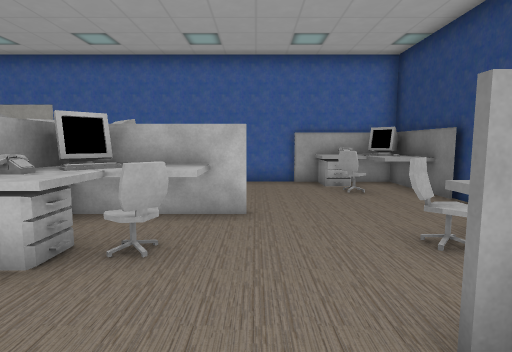
view 1 (above)

24 first-person views from a walk through a 3-D level made in the Unity game engine. The camera is 1.3 m above the floor, tilts 6° down and sees 80° across. The floor is counted in squares, 1 m on a side. Each view is taken from the middle of a square. On the plan, view 1 faces up. The plan holds only what a view shows up to about 14 squares ahead; the rest is blank. The place goes on beyond the plan. The player character is not drawn. Some animated figures are left out. Some surface patterns are stand-ins.

view 2
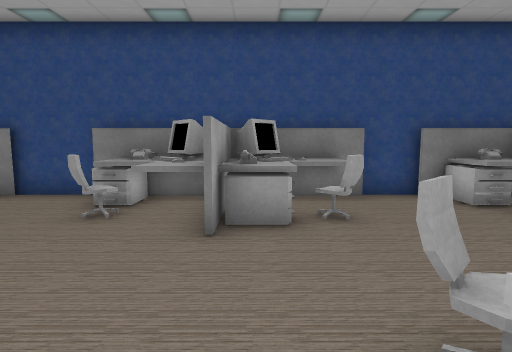

view 3
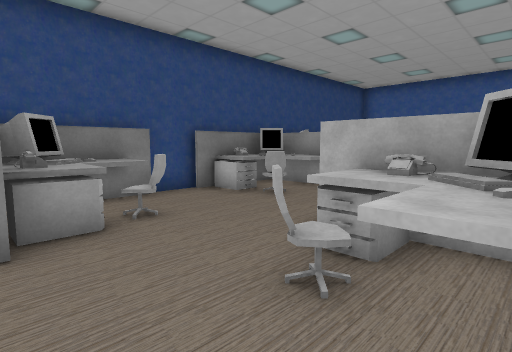

view 4
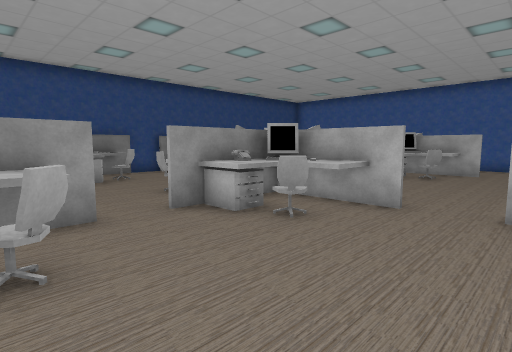

view 5
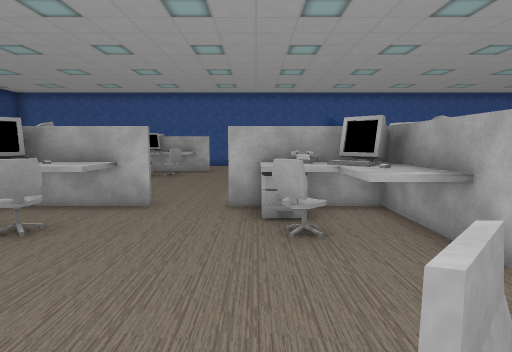

view 6
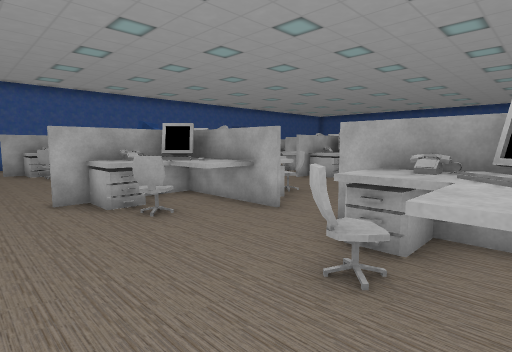

view 7
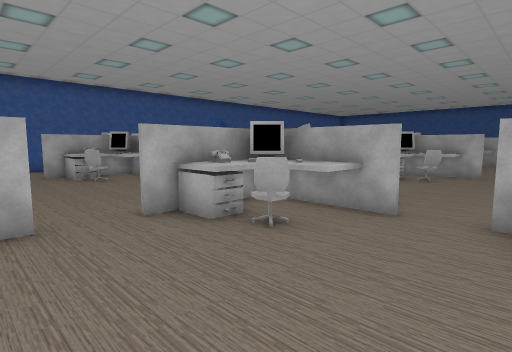

view 8
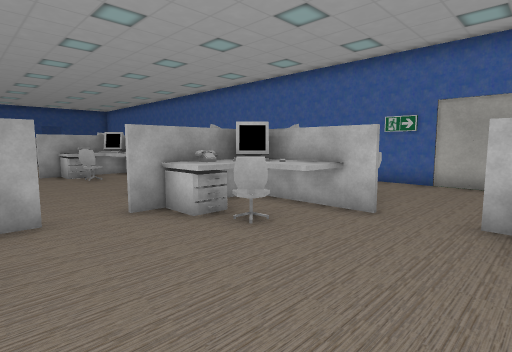

view 9
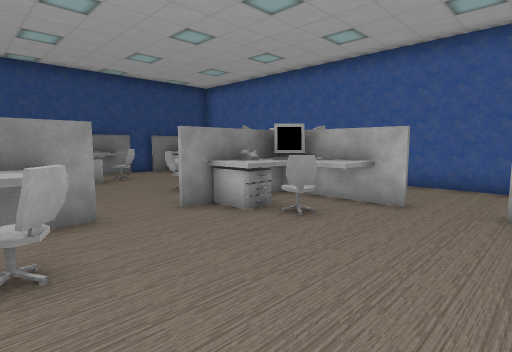

view 10
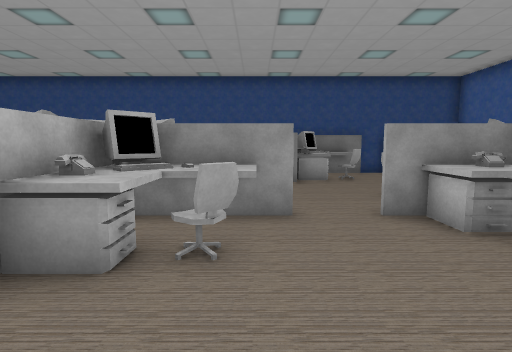

view 11
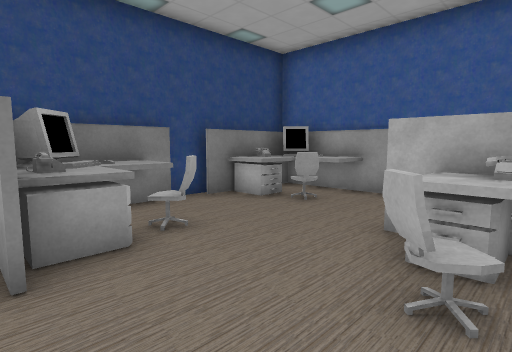

view 12
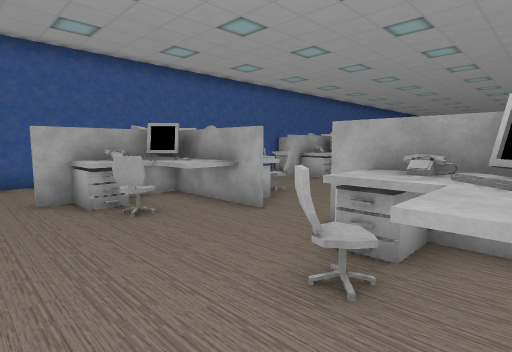

view 13
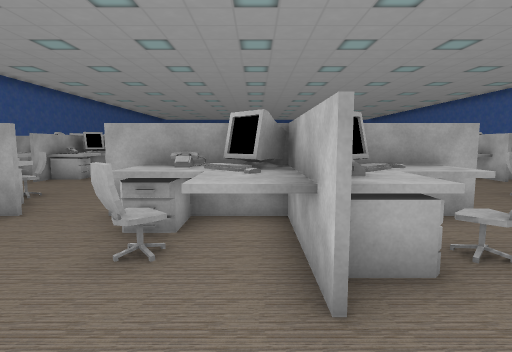

view 14
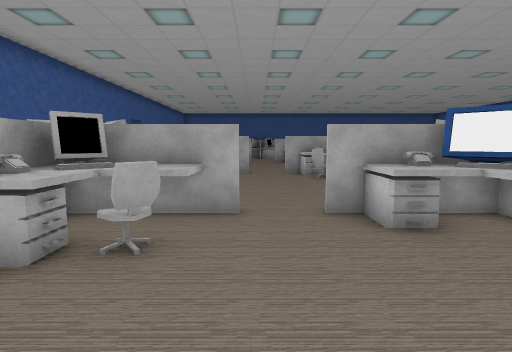

view 15
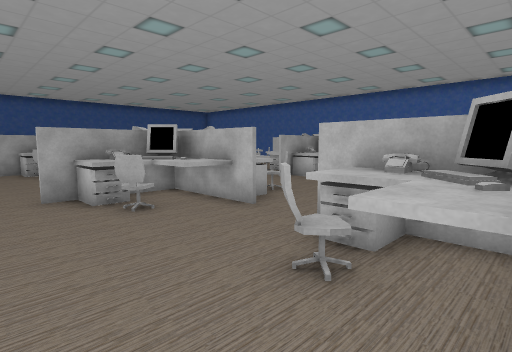

view 16
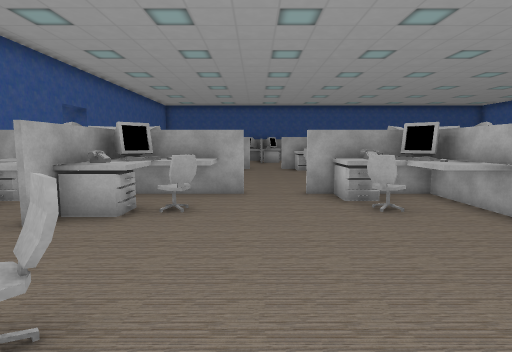

view 17
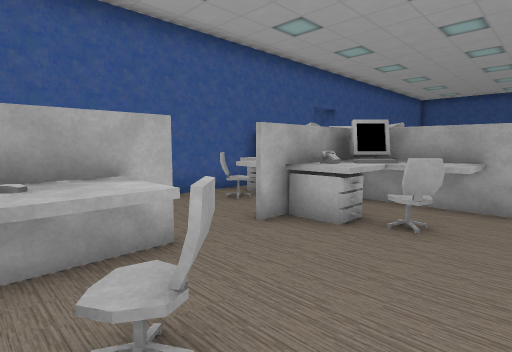

view 18
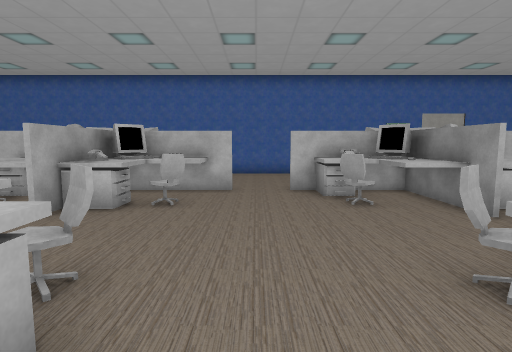

view 19
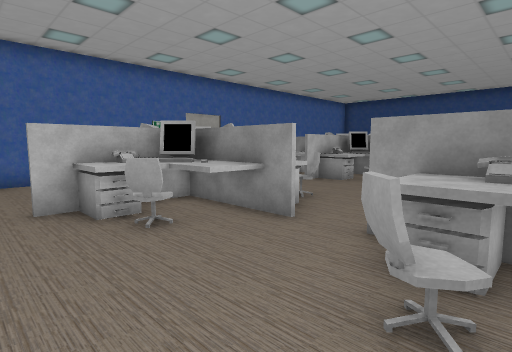

view 20
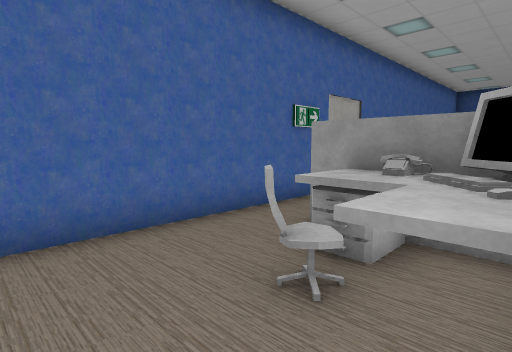

view 21
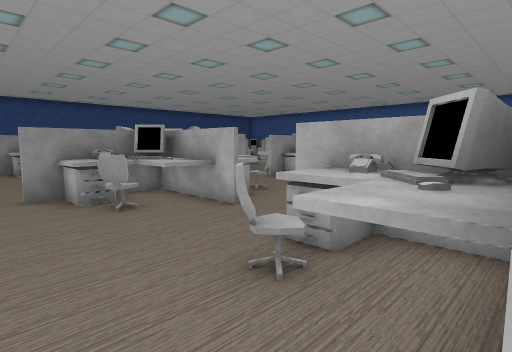

view 22
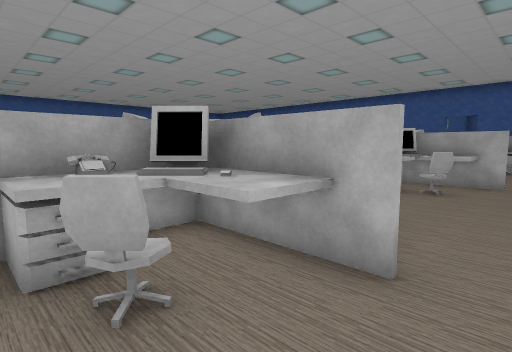

view 23
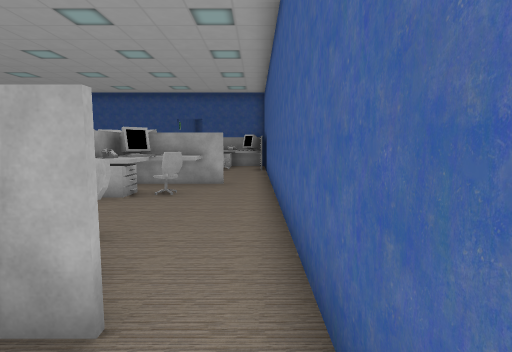

view 24
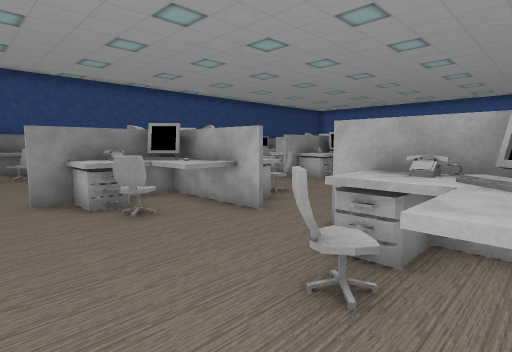

### Floor plan
Key: @ floor where view 1 was taken; # wall or solid block; . floor; ^ raised ledge; M monitor; C chair; A cabinet; P phone; K keyboard; O other object.
Columns run from 30 left of view 1 to 5 right of it. Each row starts with its distance up from view 1.
 11 #####################OOO      ######
 10 ..........................    ..^OM#
  9 ..O.......O.......O.............^OM#
  8   OOO...O OOO...OOOOO....OOO  ..C.^#
  7   OOO...  OOO...OOOOOO..OOOO  .....#
  6   OOOO OOOOOOO.OOOOOOO.OOOOOOOO....#
  5         OOOOO...OOOOOO..OOOOOO.....#
  4         .OOO.....OOO....OOOOOO..CAP#
  3          OOOO...OOOOO....OOOO...^KM#
  2           ......................^^M#
  1           O.......O.............AMM#
  0           OOO...OOOOO....OOOOO@..KK#
 -1           OOO...OOOOOO..OOOOOO..C.^#
 -2          OOOOO.OOOOOOO.OOOOOOOO....#
 -3          OOOO...OOOOOO..OOOOOO.....#
 -4   O       OO.....OOO....OOOOOO..CAP#
 -5   OOO...  OOO...OOOO.....OOOO...^OM#
 -6    .............................^^M#
 -7     ............................AMM#
 -8           OOO...OOOOOO...OOOO....KK#
 -9           OO.....OOOOO..OOOOOO..C.^#
-10          OOOO...OOOOOO..OOOOOO.....#
-11          OOOOO.OOOOOOO.OOOOOOOO....#
-12            OO..    O O..      ..C^O
-13           OOO..   OO ....     ..^OM
-14           ####    #  ####    ###^^#

Positions as (right, up) in squares from view 1, and headings:
1: (0, 0), facing up
2: (-3, 1), facing right
3: (-3, 2), facing down-right
4: (-9, 4), facing down-right
5: (-9, 4), facing down
6: (-7, 5), facing down-left
7: (-6, 3), facing down-left
8: (-6, 0), facing up-left
9: (-9, -4), facing down-right
10: (-9, -5), facing right
11: (-2, -6), facing down-right
12: (1, -3), facing down-left
13: (2, -3), facing left
14: (-6, -7), facing left
15: (-12, -7), facing up-left
16: (-12, -7), facing left
17: (-13, -7), facing down-left
18: (-16, -3), facing up
19: (-16, -1), facing up-right
20: (-16, 6), facing up-right
21: (-20, 10), facing down-right
22: (-17, 10), facing down-left
23: (-18, 10), facing left
24: (-11, 10), facing down-right
